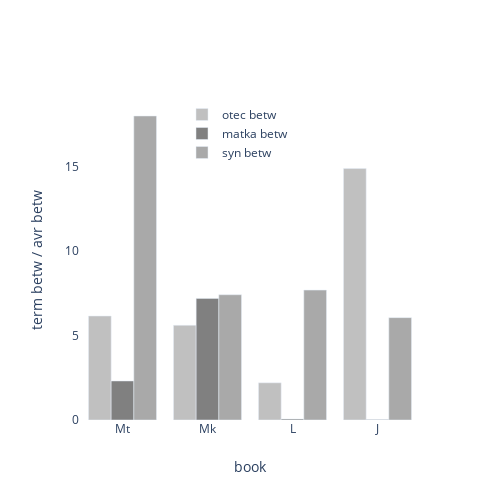

The notebook cell saved with this chart:
### Code cell
configure_plotly_browser_state()

import plotly.graph_objects as go

fig = go.Figure(data=[
    go.Bar(name='otec betw', x=key_terms_betw_df["names"], y=key_terms_betw_df["betw_otec"], marker_color="#C0C0C0"),
    go.Bar(name='matka betw', x=key_terms_betw_df["names"], y=key_terms_betw_df["betw_matka"], marker_color="#808080"),
    go.Bar(name='syn betw', x=key_terms_betw_df["names"], y=key_terms_betw_df["betw_syn"], marker_color="#A9A9A9")])

# Change the bar mode
fig.update_layout(
    legend=dict(x=.3, y=1),
    barmode='group',
    autosize=False,
    width=500,
    height=500,
    xaxis=dict(title="book"),
    yaxis=dict(title="term betw / avr betw"),
    plot_bgcolor='rgba(0,0,0,0)'
    )
fig.show()

### Figure 1 — Plotly figure (JSON) as saved in the notebook; plotly's stock layout.template omitted (floating-point values rounded to 4 significant figures)
{"data": [{"marker": {"color": "#C0C0C0"}, "name": "otec betw", "type": "bar", "x": ["Mt", "Mk", "L", "J"], "y": [6.154, 5.605, 2.202, 14.89]}, {"marker": {"color": "#808080"}, "name": "matka betw", "type": "bar", "x": ["Mt", "Mk", "L", "J"], "y": [2.31, 7.198, 0.05734, 0.02553]}, {"marker": {"color": "#A9A9A9"}, "name": "syn betw", "type": "bar", "x": ["Mt", "Mk", "L", "J"], "y": [18.0, 7.416, 7.69, 6.06]}], "layout": {"autosize": false, "barmode": "group", "height": 500, "legend": {"x": 0.3, "y": 1}, "plot_bgcolor": "rgba(0,0,0,0)", "width": 500, "xaxis": {"title": {"text": "book"}}, "yaxis": {"title": {"text": "term betw / avr betw"}}}}
